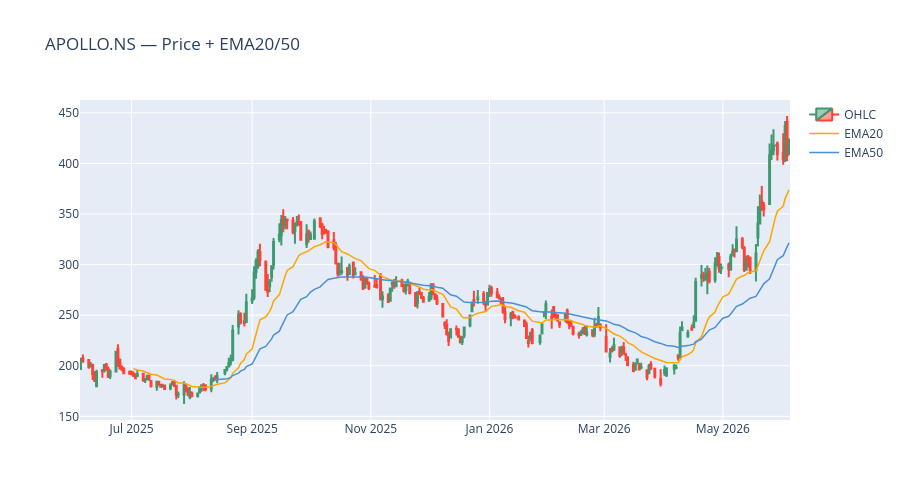

This figure's notebook cell:
### Code cell
# ── 12c. Price: Candlestick + EMA20 / EMA50 ────────────────────────────────
ema20 = EMAIndicator(close=df["Close"], window=20).ema_indicator()
ema50 = EMAIndicator(close=df["Close"], window=50).ema_indicator()

fig = make_subplots(rows=1, cols=1)
fig.add_trace(go.Candlestick(
    x=df.index, open=df["Open"], high=df["High"],
    low=df["Low"], close=df["Close"], name="OHLC",
))
fig.add_trace(go.Scatter(x=df.index, y=ema20, name="EMA20", line=dict(color="orange", width=1.5)))
fig.add_trace(go.Scatter(x=df.index, y=ema50, name="EMA50", line=dict(color="#4A90D9", width=1.5)))
fig.update_layout(
    title=f"{ticker} — Price + EMA20/50",
    xaxis_rangeslider_visible=False,
    height=500,
)
fig.show()

### Figure 1 — Plotly figure (JSON) as saved in the notebook; plotly's stock layout.template omitted (floating-point values rounded to 4 significant figures; data arrays with more than 128 entries replaced by an {"elided": "..."} marker saying what was removed)
{"data": [{"close": {"elided": "249 float values"}, "high": {"elided": "249 float values"}, "low": {"elided": "249 float values"}, "name": "OHLC", "open": {"elided": "249 float values"}, "type": "candlestick", "x": {"elided": "249 str values"}}, {"line": {"color": "orange", "width": 1.5}, "name": "EMA20", "type": "scatter", "x": {"elided": "249 str values"}, "y": {"elided": "249 float values"}}, {"line": {"color": "#4A90D9", "width": 1.5}, "name": "EMA50", "type": "scatter", "x": {"elided": "249 str values"}, "y": {"elided": "249 float values"}}], "layout": {"height": 500, "title": {"text": "APOLLO.NS — Price + EMA20/50"}, "xaxis": {"anchor": "y", "domain": [0, 1], "rangeslider": {"visible": false}}, "yaxis": {"anchor": "x", "domain": [0, 1]}}}
